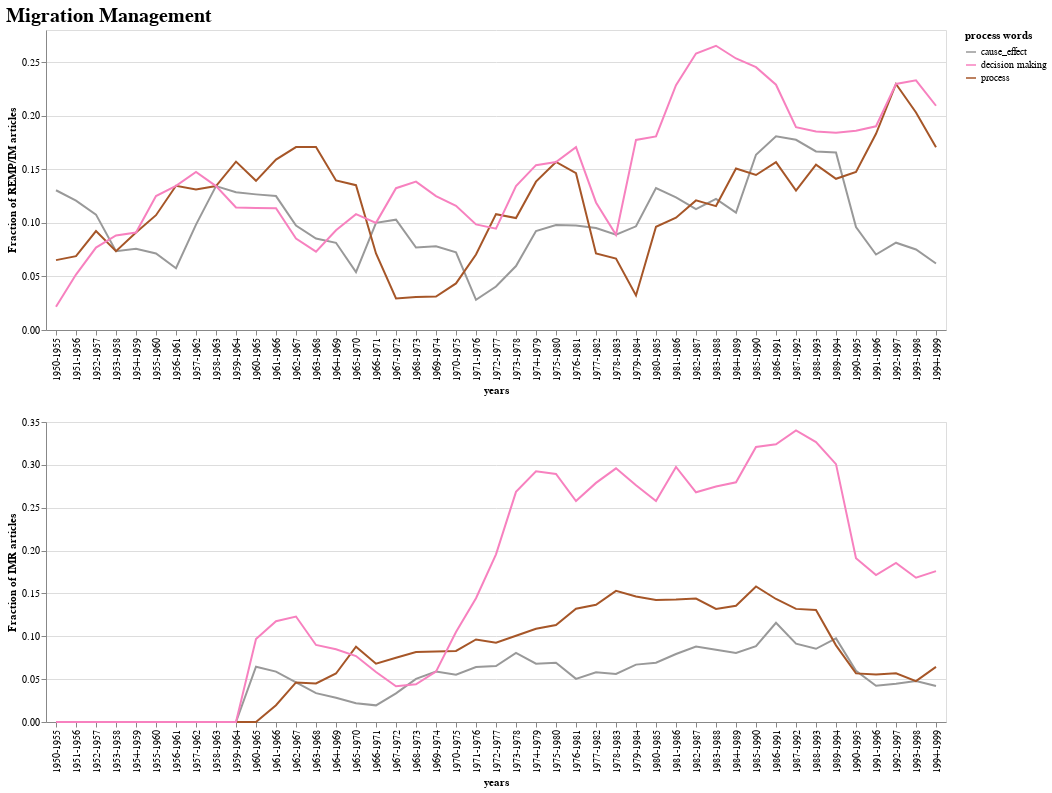

The code cell stored with this chart in its notebook:
### Code cell
alt.vconcat(c3, c4).properties(title='Migration Management').configure_title(
    fontSize=20,
    font='Verdana',
    align='center',
    color='black',
)

### Figure 1 — Vega-Lite specification as saved in the notebook (floating-point values rounded to 4 significant figures; data arrays with more than 128 entries replaced by an {"elided": "..."} marker saying what was removed)
{"config": {"view": {"continuousWidth": 400, "continuousHeight": 300}, "title": {"align": "center", "color": "black", "font": "Verdana", "fontSize": 20}}, "vconcat": [{"data": {"name": "data-8ed6ca6ded4bbb44b6bf3098b82d4bda"}, "mark": "line", "encoding": {"color": {"type": "ordinal", "field": "migration_type", "scale": {"reverse": true, "scheme": "set1"}, "title": "process words"}, "x": {"type": "nominal", "axis": {"tickCount": 10}, "field": "years"}, "y": {"type": "quantitative", "field": "Fraction of REMP/IM articles"}}}, {"data": {"name": "data-353f96a176daeab47608891e74374e30"}, "mark": "line", "encoding": {"color": {"type": "ordinal", "field": "migration_type", "scale": {"reverse": true, "scheme": "set1"}, "title": "process words"}, "x": {"type": "nominal", "axis": {"tickCount": 10}, "field": "years"}, "y": {"type": "quantitative", "field": "Fraction of IMR articles"}}}], "title": "Migration Management", "$schema": "https://vega.github.io/schema/vega-lite/v4.8.1.json", "datasets": {"data-8ed6ca6ded4bbb44b6bf3098b82d4bda": {"elided": "135 records"}, "data-353f96a176daeab47608891e74374e30": {"elided": "135 records"}}}
